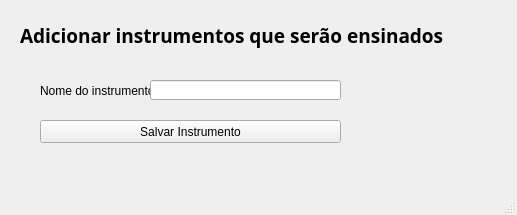
<?xml version="1.0" encoding="UTF-8"?>
<ui version="4.0">
 <class>MainWindow</class>
 <widget class="QMainWindow" name="MainWindow">
  <property name="geometry">
   <rect>
    <x>0</x>
    <y>0</y>
    <width>517</width>
    <height>215</height>
   </rect>
  </property>
  <property name="windowTitle">
   <string>Instrumentos</string>
  </property>
  <widget class="QWidget" name="centralwidget">
   <widget class="QPushButton" name="btn_salvar">
    <property name="geometry">
     <rect>
      <x>40</x>
      <y>120</y>
      <width>301</width>
      <height>23</height>
     </rect>
    </property>
    <property name="text">
     <string>Salvar Instrumento</string>
    </property>
   </widget>
   <widget class="QLabel" name="label">
    <property name="geometry">
     <rect>
      <x>40</x>
      <y>80</y>
      <width>111</width>
      <height>21</height>
     </rect>
    </property>
    <property name="text">
     <string>Nome do instrumento:</string>
    </property>
   </widget>
   <widget class="QLineEdit" name="textbox">
    <property name="geometry">
     <rect>
      <x>150</x>
      <y>80</y>
      <width>191</width>
      <height>20</height>
     </rect>
    </property>
   </widget>
   <widget class="QLabel" name="label_2">
    <property name="geometry">
     <rect>
      <x>20</x>
      <y>20</y>
      <width>481</width>
      <height>31</height>
     </rect>
    </property>
    <property name="font">
     <font>
      <family>Arial Black</family>
      <pointsize>14</pointsize>
      <weight>75</weight>
      <bold>true</bold>
     </font>
    </property>
    <property name="text">
     <string>Adicionar instrumentos que serão ensinados</string>
    </property>
   </widget>
  </widget>
  <widget class="QMenuBar" name="menubar">
   <property name="geometry">
    <rect>
     <x>0</x>
     <y>0</y>
     <width>517</width>
     <height>21</height>
    </rect>
   </property>
  </widget>
  <widget class="QStatusBar" name="statusbar"/>
 </widget>
 <resources/>
 <connections/>
</ui>
